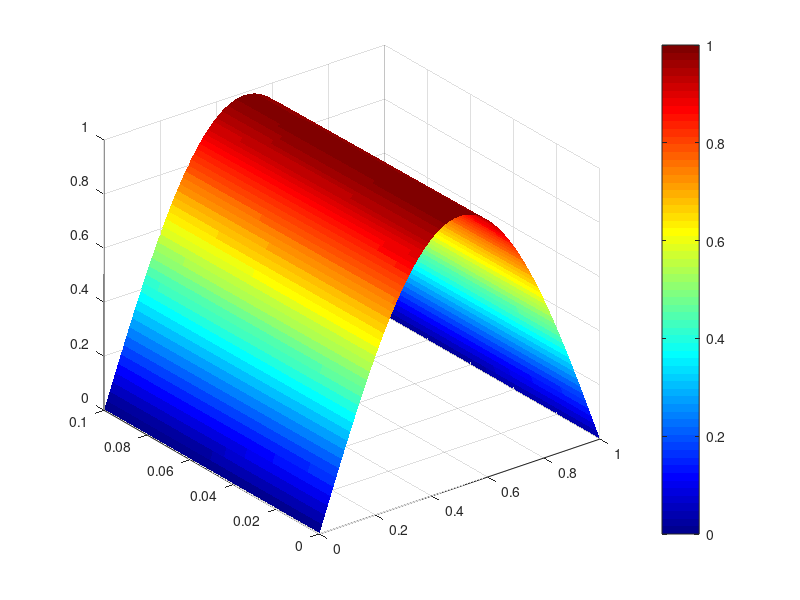

Reproduce this figure in MATLAB. (Note: this script raises an error after producing the figure.)
% Parameter settings
L = 1;      % Interval length
T = 0.1;    % Total time
N = 100;    % Number of spatial grids
M = 1000;   % Time steps
alpha = 0.01; % Thermal diffusivity

dx = L / N; % Space step
dt = T / M; % Time step

% Check stability conditions
if dt > dx^2 / (2 * alpha)
    fprintf('Current time step dt = %f does not satisfy the stability condition (dt <= dx^2 / (2 * alpha))\n', dt);
else
    fprintf('Current time step dt = %f satisfies stability condition (dt <= dx^2 / (2 * alpha))\n', dt);
end

% Initial and boundary conditions
x = linspace(0, L, N+1); % Creating a spatial grid of points
u = sin(pi * x / L); % Initial temperature distribution (sine function)
u(1) = 0; % Left boundary condition (boundary temperature is 0)
u(end) = 0; % Right boundary condition (boundary temperature is 0)

% Explicit Euler method for solving the heat equation
tic; % Start timing
u_matrix = zeros(M+1, N+1); % Store the results for each time step
u_matrix(1, :) = u; % Storing initial conditions
for n = 1:M
    u_new = zeros(1, N+1); % Initialize the temperature distribution for a new time step
    for i = 2:N
        % Explicit Euler method formula：u_new(i) = u(i) + alpha * dt / dx^2 * (u(i+1) - 2*u(i) + u(i-1))
        u_new(i) = u(i) + alpha * dt / dx^2 * (u(i+1) - 2*u(i) + u(i-1));
    end
    u = u_new; % Update temperature distribution
    u_matrix(n+1, :) = u; % Store the results of the current time step
end
elapsedTime = toc; % End timer
fprintf('Explicit Euler method computation time: %f seconds\n', elapsedTime);
fprintf('Average time per iteration: %e seconds\n', elapsedTime / M);

% Creating a time vector
t = linspace(0, T, M+1);

% Visualize the results
figure;
surf(x, t, u_matrix, 'EdgeColor', 'none'); % Plotting a 3D surface without showing grid lines
colormap jet; % Using the 'jet' colormap
c = colorbar; % Add a color bar
c.Label.String = 'temperature (u)'; % Color Bar Labels
xlabel('x'); % x-axis label
ylabel('t'); % y-axis label
zlabel('u(x,t)'); % z-axis label
title('Heat equation solution'); % Figure title
view(3); % 3D View

% 2D Visualization Results
figure;
contourf(x, t, u_matrix, 50); % Draw a contour map showing 50 contour levels
colormap jet; % Using the 'jet' colormap
c = colorbar; % Add a color bar
c.Label.String = 'temperature (u)'; % Color Bar Labels
xlabel('x'); % x-axis label
ylabel('t'); % y-axis label
title('2D Visualization of the Solution to the Heat Equation'); % Figure title

% Added graph visualization of numerical solutions to the heat equation
figure;
plot(x, u_matrix(1, :), 'r', 'LineWidth', 2); % Initial conditions
hold on;
plot(x, u_matrix(round(M/4), :), 'g', 'LineWidth', 2); % 1/4 time step
plot(x, u_matrix(round(M/2), :), 'b', 'LineWidth', 2); % 1/2 time step
plot(x, u_matrix(end, :), 'm', 'LineWidth', 2); % Final time step
hold off;
xlabel('x'); % x-axis label
ylabel('u(x,t)'); % y-axis label
title('Plot visualization of numerical solutions to the heat equation'); % Figure title
legend('t = 0', 't = T/4', 't = T/2', 't = T'); % Add a legend

% Convergence Proof
errors = zeros(1, 5); % Store the maximum error at different grid numbers
timeSteps = zeros(1, 5); % Store the average time per iteration for different numbers of grids
for k = 1:5
    N = 20 * k; % Increase the number of spatial grids
    dx = L / N; % Update space step
    dt = T / M; % The time step remains constant
    x = linspace(0, L, N+1); % Create new spatial grid points
    u = sin(pi * x / L); % Initial temperature distribution
    u(1) = 0; % Left boundary condition
    u(end) = 0; % Right boundary condition
    tic; % Start timing
    for n = 1:M
        u_new = zeros(1, N+1); % Initialize the temperature distribution for a new time step
        for i = 2:N
            u_new(i) = u(i) + alpha * dt / dx^2 * (u(i+1) - 2*u(i) + u(i-1)); % Explicit Euler method formula
        end
        u = u_new; % Update temperature distribution
    end
    elapsedTime = toc; % End timer
    timeSteps(k) = elapsedTime / M; % Calculate the average time per iteration
    u_exact = sin(pi * x / L) * exp(-alpha * (pi / L)^2 * T); % Compute analytical solution
    errors(k) = max(abs(u - u_exact)); % Calculate the maximum error
end

% Visualizing the convergence proof
figure;
loglog(20:20:100, errors, '-o'); % Plot the error as a function of the number of spatial grid cells
title('Convergence Proof'); % Figure title
xlabel('Number of spatial grids'); % x-axis label
ylabel('Maximum error'); % y-axis label

% Visual efficiency indicators
figure;
loglog(20:20:100, timeSteps, '-o'); % Plot the average time per iteration as a function of the number of spatial grids
title('Average time per iteration'); % Figure title
xlabel('Number of spatial grids'); % x-axis label
ylabel('Average time per iteration (seconds)'); % y-axis label